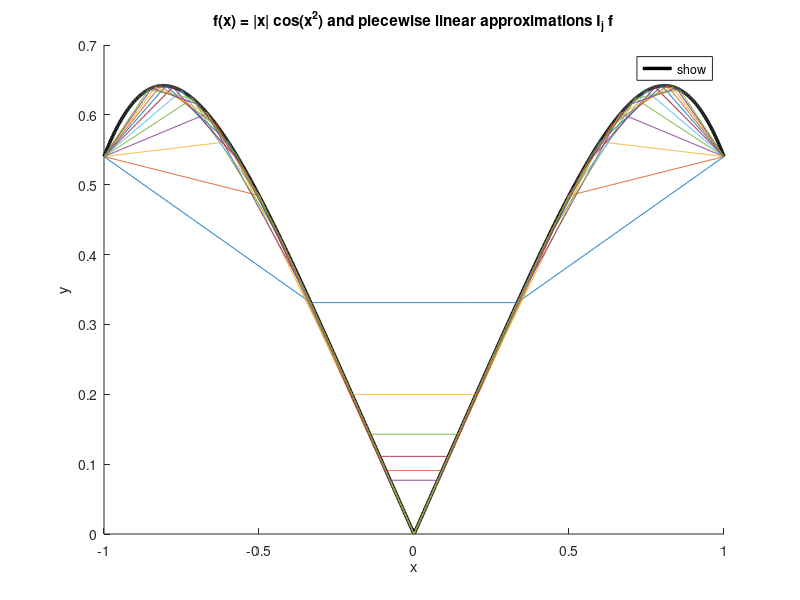

Write the MATLAB code that produced this figure.
%% Question 3: Piecewise Linear Interpolation with Hat Functions
%
% Operator I_n : C([a,b]) -> S_{1,x}
%   I_n f(x) = sum_{i=0}^{n} f(x_i) H_i(x)
% where H_i are hat (tent) basis functions.
% This is piecewise linear interpolation at nodes x_n.
%
% Nodes: x_n = {(2i - n)/n : i = 0,1,...,n}  (equispaced on [-1,1])
% k = 14
% f(x) = |x| * cos(x^2)   on [-1, 1]
% Plot f and I_j f for j = 3, 4, ..., k

% --- Parameters ---
f = @(x) abs(x) .* cos(x.^2);
a = -1;  b = 1;
k = 14;

% --- Fine grid for plotting f ---
xfine = linspace(a, b, 1000)';
ffine = f(xfine);

% --- Plot ---
figure; hold on;
plot(xfine, ffine, 'k-', 'LineWidth', 2.5, 'DisplayName', 'f(x)');

cmap = lines(k - 3 + 1);   % distinct colours for j = 3..k

for j = 3:k
    % Compute the nodes x_n for n = j
    % x_i = (2i - n)/n,  i = 0,1,...,n
    i_vec = 0:j;
    xnodes = (2*i_vec - j) / j;    % equispaced from -1 to 1

    % Evaluate f at nodes
    fnodes = f(xnodes);

    % I_j f is piecewise linear interpolation through (xnodes, fnodes)
    % interp1 with 'linear' does exactly this
    Ijf = interp1(xnodes, fnodes, xfine, 'linear');

    plot(xfine, Ijf, 'Color', cmap(j - 2, :), ...
         'DisplayName', sprintf('I_{%d}f', j));
end

legend('show', 'Location', 'best');
title('f(x) = |x| cos(x^2) and piecewise linear approximations I_j f');
xlabel('x'); ylabel('y');
hold off;

fprintf('Figure plotted: f(x) and I_j f for j = 3, 4, ..., %d\n', k);
fprintf('Enter 1 to attach the figure to the zip file.\n');
